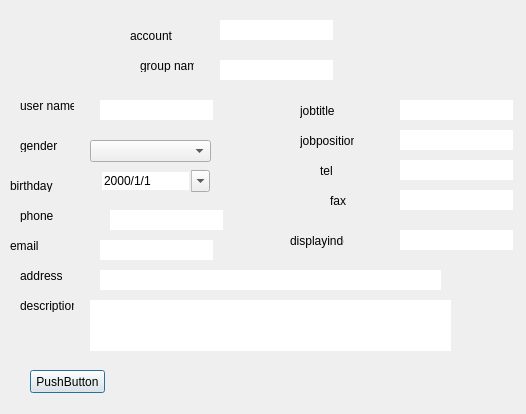
<?xml version="1.0" encoding="UTF-8"?>
<ui version="4.0">
 <class>EbDialogMemberInfo</class>
 <widget class="QDialog" name="EbDialogMemberInfo">
  <property name="geometry">
   <rect>
    <x>0</x>
    <y>0</y>
    <width>526</width>
    <height>414</height>
   </rect>
  </property>
  <property name="windowTitle">
   <string>Dialog</string>
  </property>
  <widget class="QLineEdit" name="lineEditAccount">
   <property name="geometry">
    <rect>
     <x>220</x>
     <y>20</y>
     <width>113</width>
     <height>20</height>
    </rect>
   </property>
   <property name="maxLength">
    <number>64</number>
   </property>
   <property name="frame">
    <bool>false</bool>
   </property>
  </widget>
  <widget class="QLineEdit" name="lineEditGroupName">
   <property name="geometry">
    <rect>
     <x>220</x>
     <y>60</y>
     <width>113</width>
     <height>20</height>
    </rect>
   </property>
   <property name="frame">
    <bool>false</bool>
   </property>
  </widget>
  <widget class="QLineEdit" name="lineEditUserName">
   <property name="geometry">
    <rect>
     <x>100</x>
     <y>100</y>
     <width>113</width>
     <height>20</height>
    </rect>
   </property>
   <property name="maxLength">
    <number>64</number>
   </property>
   <property name="frame">
    <bool>false</bool>
   </property>
  </widget>
  <widget class="QLineEdit" name="lineEditJobTitle">
   <property name="geometry">
    <rect>
     <x>400</x>
     <y>100</y>
     <width>113</width>
     <height>20</height>
    </rect>
   </property>
   <property name="maxLength">
    <number>260</number>
   </property>
   <property name="frame">
    <bool>false</bool>
   </property>
  </widget>
  <widget class="QComboBox" name="comboBoxGender">
   <property name="geometry">
    <rect>
     <x>90</x>
     <y>140</y>
     <width>121</width>
     <height>22</height>
    </rect>
   </property>
  </widget>
  <widget class="QLineEdit" name="lineEditJobPosition">
   <property name="geometry">
    <rect>
     <x>400</x>
     <y>130</y>
     <width>113</width>
     <height>20</height>
    </rect>
   </property>
   <property name="maxLength">
    <number>32</number>
   </property>
   <property name="frame">
    <bool>false</bool>
   </property>
  </widget>
  <widget class="QLineEdit" name="lineEditTel">
   <property name="geometry">
    <rect>
     <x>400</x>
     <y>160</y>
     <width>113</width>
     <height>20</height>
    </rect>
   </property>
   <property name="maxLength">
    <number>64</number>
   </property>
   <property name="frame">
    <bool>false</bool>
   </property>
  </widget>
  <widget class="QLineEdit" name="lineEditPhone">
   <property name="geometry">
    <rect>
     <x>110</x>
     <y>210</y>
     <width>113</width>
     <height>20</height>
    </rect>
   </property>
   <property name="maxLength">
    <number>64</number>
   </property>
   <property name="frame">
    <bool>false</bool>
   </property>
  </widget>
  <widget class="QLineEdit" name="lineEditFax">
   <property name="geometry">
    <rect>
     <x>400</x>
     <y>190</y>
     <width>113</width>
     <height>20</height>
    </rect>
   </property>
   <property name="maxLength">
    <number>64</number>
   </property>
   <property name="frame">
    <bool>false</bool>
   </property>
  </widget>
  <widget class="QLineEdit" name="lineEditEmail">
   <property name="geometry">
    <rect>
     <x>100</x>
     <y>240</y>
     <width>113</width>
     <height>20</height>
    </rect>
   </property>
   <property name="maxLength">
    <number>64</number>
   </property>
   <property name="frame">
    <bool>false</bool>
   </property>
  </widget>
  <widget class="QLineEdit" name="lineEditDisplayIndex">
   <property name="geometry">
    <rect>
     <x>400</x>
     <y>230</y>
     <width>113</width>
     <height>20</height>
    </rect>
   </property>
   <property name="maxLength">
    <number>32</number>
   </property>
   <property name="frame">
    <bool>false</bool>
   </property>
  </widget>
  <widget class="QLineEdit" name="lineEditAddress">
   <property name="geometry">
    <rect>
     <x>100</x>
     <y>270</y>
     <width>341</width>
     <height>20</height>
    </rect>
   </property>
   <property name="maxLength">
    <number>260</number>
   </property>
   <property name="frame">
    <bool>false</bool>
   </property>
  </widget>
  <widget class="QPlainTextEdit" name="plainTextEditDescription">
   <property name="geometry">
    <rect>
     <x>90</x>
     <y>300</y>
     <width>361</width>
     <height>51</height>
    </rect>
   </property>
   <property name="frameShape">
    <enum>QFrame::NoFrame</enum>
   </property>
  </widget>
  <widget class="QLabel" name="labelUserName">
   <property name="geometry">
    <rect>
     <x>20</x>
     <y>100</y>
     <width>54</width>
     <height>12</height>
    </rect>
   </property>
   <property name="text">
    <string>user name</string>
   </property>
  </widget>
  <widget class="QLabel" name="labelGender">
   <property name="geometry">
    <rect>
     <x>20</x>
     <y>140</y>
     <width>54</width>
     <height>12</height>
    </rect>
   </property>
   <property name="text">
    <string>gender</string>
   </property>
  </widget>
  <widget class="QLabel" name="labelBirthday">
   <property name="geometry">
    <rect>
     <x>10</x>
     <y>180</y>
     <width>54</width>
     <height>12</height>
    </rect>
   </property>
   <property name="text">
    <string>birthday</string>
   </property>
  </widget>
  <widget class="QLabel" name="labelPhone">
   <property name="geometry">
    <rect>
     <x>20</x>
     <y>210</y>
     <width>54</width>
     <height>12</height>
    </rect>
   </property>
   <property name="text">
    <string>phone</string>
   </property>
  </widget>
  <widget class="QLabel" name="labelEmail">
   <property name="geometry">
    <rect>
     <x>10</x>
     <y>240</y>
     <width>54</width>
     <height>12</height>
    </rect>
   </property>
   <property name="text">
    <string>email</string>
   </property>
  </widget>
  <widget class="QLabel" name="labelAddress">
   <property name="geometry">
    <rect>
     <x>20</x>
     <y>270</y>
     <width>54</width>
     <height>12</height>
    </rect>
   </property>
   <property name="text">
    <string>address</string>
   </property>
  </widget>
  <widget class="QLabel" name="labelDescription">
   <property name="geometry">
    <rect>
     <x>20</x>
     <y>300</y>
     <width>54</width>
     <height>12</height>
    </rect>
   </property>
   <property name="text">
    <string>description</string>
   </property>
  </widget>
  <widget class="QLabel" name="labelJobTitle">
   <property name="geometry">
    <rect>
     <x>300</x>
     <y>100</y>
     <width>54</width>
     <height>21</height>
    </rect>
   </property>
   <property name="text">
    <string>jobtitle</string>
   </property>
  </widget>
  <widget class="QLabel" name="labelJobPosition">
   <property name="geometry">
    <rect>
     <x>300</x>
     <y>130</y>
     <width>54</width>
     <height>21</height>
    </rect>
   </property>
   <property name="text">
    <string>jobposition</string>
   </property>
  </widget>
  <widget class="QLabel" name="labelTel">
   <property name="geometry">
    <rect>
     <x>320</x>
     <y>160</y>
     <width>54</width>
     <height>21</height>
    </rect>
   </property>
   <property name="text">
    <string>tel</string>
   </property>
  </widget>
  <widget class="QLabel" name="labelFax">
   <property name="geometry">
    <rect>
     <x>330</x>
     <y>190</y>
     <width>54</width>
     <height>21</height>
    </rect>
   </property>
   <property name="text">
    <string>fax</string>
   </property>
  </widget>
  <widget class="QLabel" name="labelDisplayIndex">
   <property name="geometry">
    <rect>
     <x>290</x>
     <y>230</y>
     <width>54</width>
     <height>21</height>
    </rect>
   </property>
   <property name="text">
    <string>displayindex</string>
   </property>
  </widget>
  <widget class="QDateEdit" name="dateEditBirthday">
   <property name="geometry">
    <rect>
     <x>100</x>
     <y>170</y>
     <width>110</width>
     <height>22</height>
    </rect>
   </property>
   <property name="frame">
    <bool>false</bool>
   </property>
   <property name="displayFormat">
    <string>yyyy/M/d</string>
   </property>
   <property name="calendarPopup">
    <bool>true</bool>
   </property>
  </widget>
  <widget class="QLabel" name="labelAccount">
   <property name="geometry">
    <rect>
     <x>130</x>
     <y>30</y>
     <width>54</width>
     <height>12</height>
    </rect>
   </property>
   <property name="text">
    <string>account</string>
   </property>
  </widget>
  <widget class="QLabel" name="labelGroupName">
   <property name="geometry">
    <rect>
     <x>140</x>
     <y>60</y>
     <width>54</width>
     <height>12</height>
    </rect>
   </property>
   <property name="text">
    <string>group name</string>
   </property>
  </widget>
  <widget class="QPushButton" name="pushButtonDefaultMember">
   <property name="geometry">
    <rect>
     <x>30</x>
     <y>370</y>
     <width>75</width>
     <height>23</height>
    </rect>
   </property>
   <property name="text">
    <string>PushButton</string>
   </property>
  </widget>
 </widget>
 <resources/>
 <connections/>
</ui>
